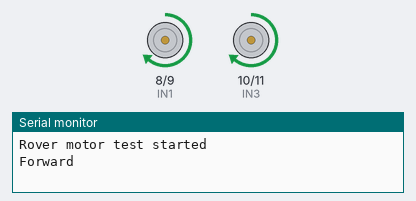
This sketch was run on a simulated Arduino Uno, built with avr-gcc and run on an emulated ATmega328P. Parts: motor-driver pin pairs drawn as motors (green arrow = first pin HIGH = forward, orange = second pin HIGH = backward, longer = more drive, scaled by the enable pin), the last lines printed to the serial monitor.

Above: at 1.0 s.
At 4.0 s:
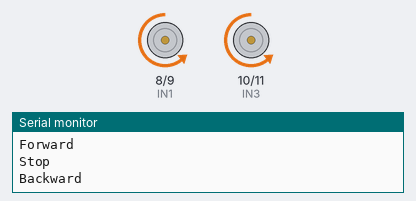
At 6.0 s:
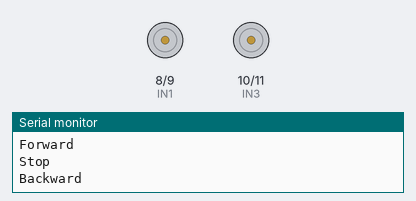
Timing chart, 0 to 9.1 s (numbered marks = the images above):
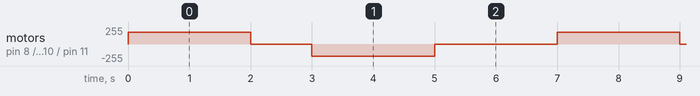

The sketch:

rover.ino
```cpp
const int ENA = 5;
const int IN1 = 8;
const int IN2 = 9;
const int ENB = 6;
const int IN3 = 10;
const int IN4 = 11;

void setup() {
  pinMode(ENA, OUTPUT);
  pinMode(IN1, OUTPUT);
  pinMode(IN2, OUTPUT);
  pinMode(ENB, OUTPUT);
  pinMode(IN3, OUTPUT);
  pinMode(IN4, OUTPUT);
  Serial.begin(9600);
  Serial.println("Rover motor test started");
}

void loop() {
  Serial.println("Forward");
  digitalWrite(IN1, HIGH);
  digitalWrite(IN2, LOW);
  digitalWrite(IN3, HIGH);
  digitalWrite(IN4, LOW);
  analogWrite(ENA, 180);
  analogWrite(ENB, 180);
  delay(2000);

  Serial.println("Stop");
  analogWrite(ENA, 0);
  analogWrite(ENB, 0);
  delay(1000);

  Serial.println("Backward");
  digitalWrite(IN1, LOW);
  digitalWrite(IN2, HIGH);
  digitalWrite(IN3, LOW);
  digitalWrite(IN4, HIGH);
  analogWrite(ENA, 180);
  analogWrite(ENB, 180);
  delay(2000);

  analogWrite(ENA, 0);
  analogWrite(ENB, 0);
  delay(2000);
}
```

Measured:
- by itself, motor on pin 8 (IN1) / pin 9 (IN2), motor on pin 10 (IN3) / pin 11 (IN4): repeats every 7.0 s: stopped 1.0 s, backward 180/255 2.0 s, stopped 2.0 s, forward 180/255 2.0 s
